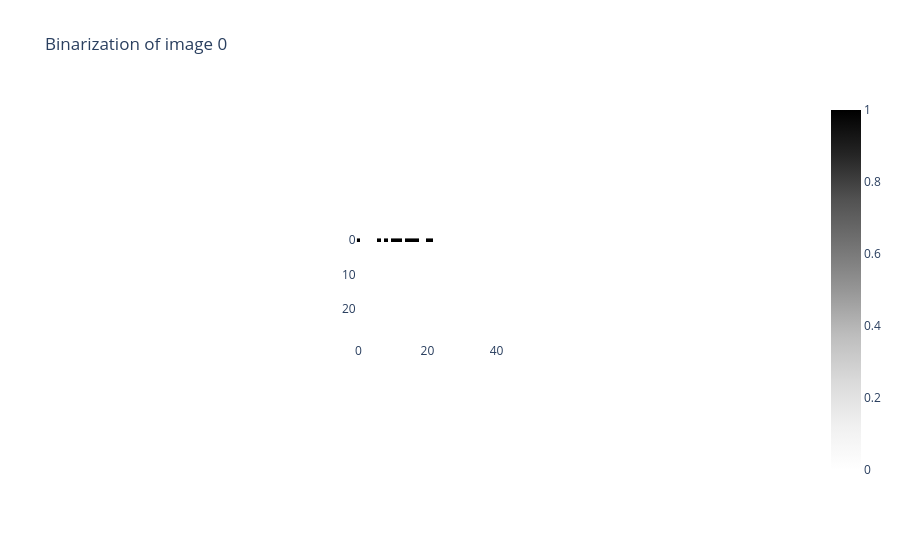

Notebook code for this chart:
### Code cell
im1 = value_shape[3][None, :, :]
binarizer = Binarizer(threshold=0.5)
im1_binarized = binarizer.fit_transform(im1)
binarizer.plot(im1_binarized)
#print(im8)
#value_shape[3]

### Figure 1 — Plotly figure (JSON) as saved in the notebook; plotly's stock layout.template omitted (floating-point values rounded to 4 significant figures; data arrays with more than 128 entries replaced by an {"elided": "..."} marker saying what was removed)
{"data": [{"colorscale": [[0, "rgb(255,255,255)"], [0.125, "rgb(240,240,240)"], [0.25, "rgb(217,217,217)"], [0.375, "rgb(189,189,189)"], [0.5, "rgb(150,150,150)"], [0.625, "rgb(115,115,115)"], [0.75, "rgb(82,82,82)"], [0.875, "rgb(37,37,37)"], [1, "rgb(0, 0, 0)"]], "type": "heatmap", "z": {"elided": "30x50 int values"}}], "layout": {"autosize": true, "plot_bgcolor": "white", "title": {"text": "Binarization of image 0"}, "xaxis": {"autorange": true, "constrain": "domain", "domain": [0.3811, 0.6189], "range": [-0.5, 49.5], "scaleanchor": "y"}, "yaxis": {"autorange": true, "constrain": "domain", "domain": [0, 1], "range": [29.5, -0.5]}}}
